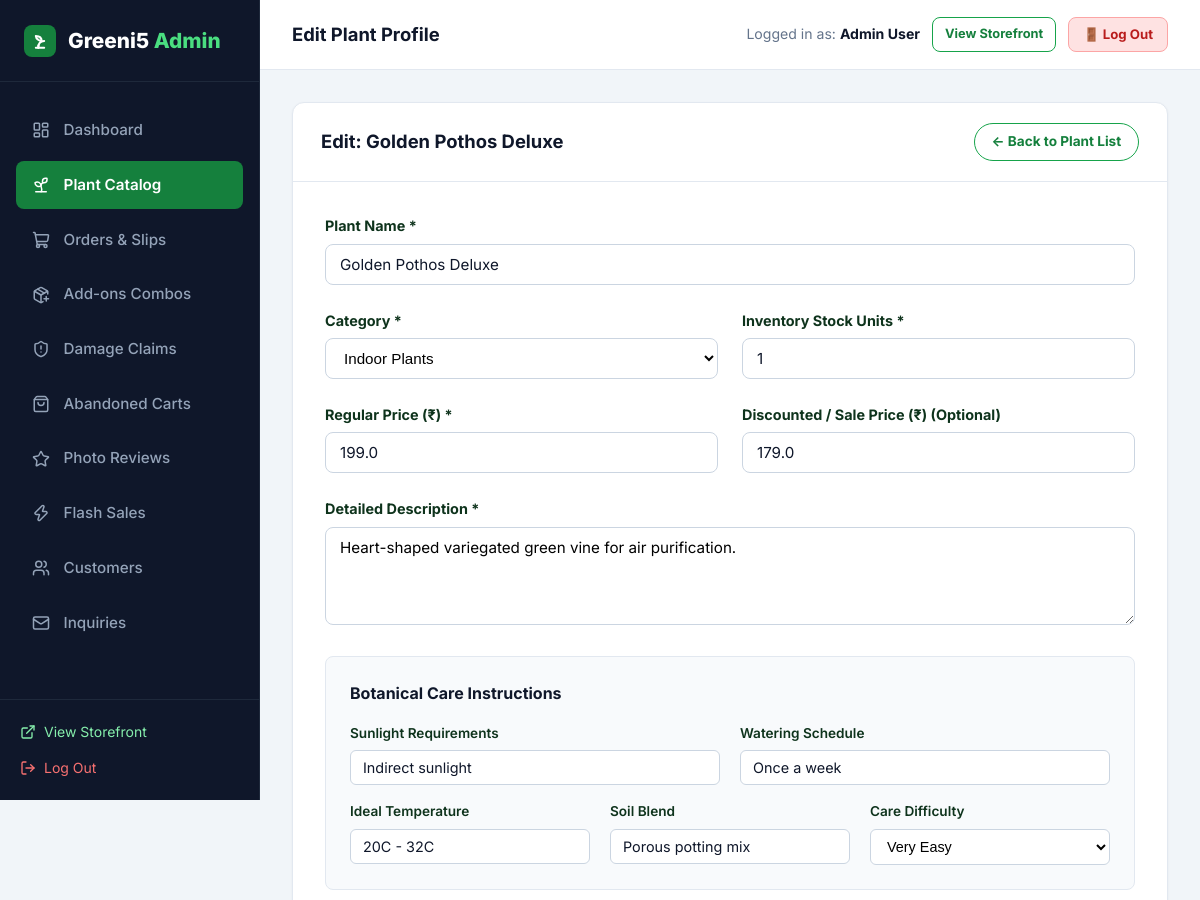
The app's page /admin/plants/edit/24 (signed in, upper part), older data.
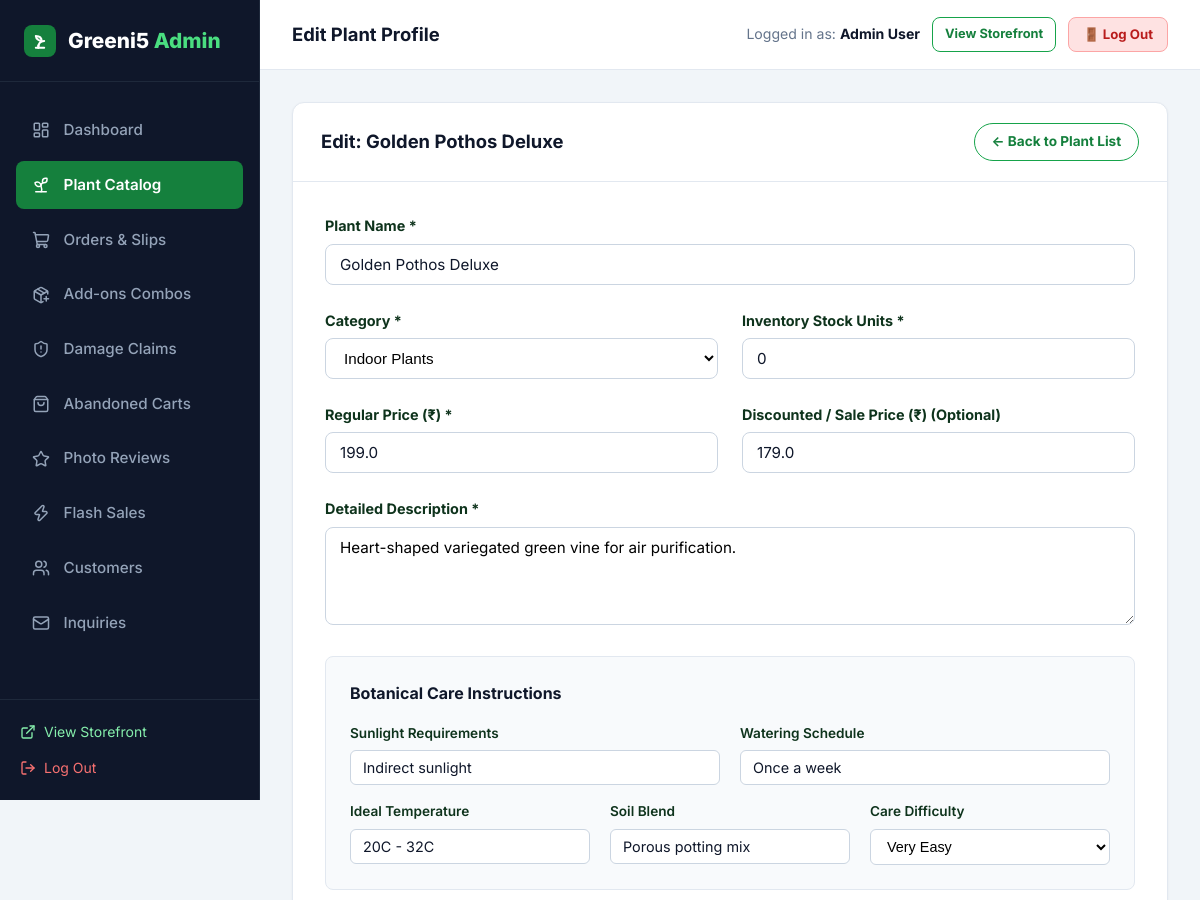
The same page, newer data.
### tables this page shows
CREATE TABLE plants (
    id INTEGER PRIMARY KEY AUTOINCREMENT,
    category_id INTEGER NOT NULL,
    name TEXT NOT NULL,
    slug TEXT NOT NULL UNIQUE,
    price REAL NOT NULL,
    discount_price REAL,
    stock INTEGER NOT NULL DEFAULT 10,
    description TEXT NOT NULL,
    sunlight TEXT,
    watering TEXT,
    temperature TEXT,
    soil TEXT,
    difficulty TEXT DEFAULT 'Easy',
    is_featured INTEGER DEFAULT 0,
    is_bestseller INTEGER DEFAULT 0,
    created_at TIMESTAMP DEFAULT CURRENT_TIMESTAMP,
    FOREIGN KEY (category_id) REFERENCES categories(id) ON DELETE CASCADE
);

### app.py (the view, shortened to what this page needs)
@app.route('/admin/plants/edit/<int:plant_id>', methods=['GET', 'POST'])
@admin_required
def admin_plant_edit(plant_id):
    plant = query_db('SELECT * FROM plants WHERE id = ?', (plant_id,), one=True)
    if not plant:
        abort(404)
    categories = query_db('SELECT * FROM categories ORDER BY name ASC')
    images = query_db('SELECT * FROM plant_images WHERE plant_id = ? ORDER BY is_primary DESC, id ASC', (plant_id,))
    variants = query_db('SELECT * FROM plant_variants WHERE plant_id = ? ORDER BY extra_price ASC', (plant_id,))
    return render_template('admin/plant_form.html', categories=categories, plant=plant, images=images, variants=variants)

### app.py (called while the page is built)
@app.after_request
def add_cache_control_headers(response):
    if response.content_type and 'text/html' in response.content_type:
        response.headers['Cache-Control'] = 'no-cache, no-store, must-revalidate, max-age=0'
        response.headers['Pragma'] = 'no-cache'
        response.headers['Expires'] = '0'
    return response

def admin_required(f):
    @wraps(f)
    def decorated_function(*args, **kwargs):
        if 'user_id' not in session:
            flash('Admin authentication required.', 'warning')
            return redirect(url_for('login', next=request.full_path.rstrip('?')))
        user = query_db('SELECT role FROM users WHERE id = ?', (session['user_id'],), one=True)
        if not user or user['role'] != 'admin':
            flash('Access denied. Administrator privileges required.', 'danger')
            return redirect(url_for('index'))
        return f(*args, **kwargs)
    return decorated_function

### database.py (called while the page is built)
def get_db():
    db = getattr(g, '_database', None)
    if db is None:
        db = g._database = sqlite3.connect(DATABASE)
        db.row_factory = sqlite3.Row
        db.execute('PRAGMA foreign_keys = ON;')
    return db

### templates/admin/plant_form.html (shortened to what the changed rows need)
{% extends "admin/base_admin.html" %}
{% block admin_content %}
<div class="admin-card" style="max-width: 900px; margin: 0 auto;">
  <div class="admin-card-header">
    <h3>{{ 'Edit: ' + plant.name if plant else 'New Botanical Product Details' }}</h3>
    <a href="{{ url_for('admin_plants') }}" class="btn btn-outline btn-sm">← Back to Plant List</a>
  </div>
  <div style="padding: 2rem;">
    <form action="{{ url_for('admin_plant_edit', plant_id=plant.id) if plant else url_for('admin_plant_add') }}" method="POST" enctype="multipart/form-data">
      <div style="margin-bottom: 1.5rem;">
        <label style="display: block; font-weight: 700; font-size: 0.9rem; margin-bottom: 0.4rem;">Plant Name *</label>
        <input type="text" name="name" required value="{{ plant.name if plant else '' }}" placeholder="e.g. Fiddle Leaf Fig (Ficus Lyrata)" style="width: 100%; padding: 10px 14px; border: 1px solid #cbd5e1; border-radius: 8px; font-size: 0.95rem;">
      </div>
      <div style="display: grid; grid-template-columns: 1fr 1fr; gap: 1.5rem; margin-bottom: 1.5rem;">
        <div>
          <label style="display: block; font-weight: 700; font-size: 0.9rem; margin-bottom: 0.4rem;">Inventory Stock Units *</label>
          <input type="number" name="stock" required min="0" value="{{ plant.stock if plant else 15 }}" style="width: 100%; padding: 10px 14px; border: 1px solid #cbd5e1; border-radius: 8px; font-size: 0.95rem;">
        </div>
      </div>
      <div style="display: grid; grid-template-columns: 1fr 1fr; gap: 1.5rem; margin-bottom: 1.5rem;">
        <div>
          <label style="display: block; font-weight: 700; font-size: 0.9rem; margin-bottom: 0.4rem;">Regular Price (₹) *</label>
          <input type="number" step="0.01" name="price" required value="{{ plant.price if plant else '' }}" placeholder="899.00" style="width: 100%; padding: 10px 14px; border: 1px solid #cbd5e1; border-radius: 8px; font-size: 0.95rem;">
        </div>
        <div>
          <label style="display: block; font-weight: 700; font-size: 0.9rem; margin-bottom: 0.4rem;">Discounted / Sale Price (₹) (Optional)</label>
          <input type="number" step="0.01" name="discount_price" value="{{ plant.discount_price if plant and plant.discount_price else '' }}" placeholder="749.00" style="width: 100%; padding: 10px 14px; border: 1px solid #cbd5e1; border-radius: 8px; font-size: 0.95rem;">
        </div>
      </div>
      <div style="margin-bottom: 1.5rem;">
        <label style="display: block; font-weight: 700; font-size: 0.9rem; margin-bottom: 0.4rem;">Detailed Description *</label>
        <textarea name="description" rows="4" required placeholder="Describe appearance, air purifying benefits, origin, aesthetic appeal..." style="width: 100%; padding: 10px 14px; border: 1px solid #cbd5e1; border-radius: 8px; font-size: 0.95rem; font-family: inherit;">{{ plant.description if plant else '' }}</textarea>
      </div>
      <div style="background: #f8fafc; border: 1px solid #e2e8f0; border-radius: 8px; padding: 1.5rem; margin-bottom: 1.5rem;">
        <div style="display: grid; grid-template-columns: 1fr 1fr; gap: 1.25rem; margin-bottom: 1rem;">
          <div>
            <label style="display: block; font-size: 0.85rem; font-weight: 600; margin-bottom: 0.35rem;">Sunlight Requirements</label>
            <input type="text" name="sunlight" value="{{ plant.sunlight if plant else '' }}" placeholder="e.g. Bright indirect sunlight" style="width: 100%; padding: 8px 12px; border: 1px solid #cbd5e1; border-radius: 6px; font-size: 0.9rem;">
          </div>
          <div>
            <label style="display: block; font-size: 0.85rem; font-weight: 600; margin-bottom: 0.35rem;">Watering Schedule</label>
            <input type="text" name="watering" value="{{ plant.watering if plant else '' }}" placeholder="e.g. Once a week when topsoil dries" style="width: 100%; padding: 8px 12px; border: 1px solid #cbd5e1; border-radius: 6px; font-size: 0.9rem;">
          </div>
        </div>
        <div style="display: grid; grid-template-columns: 1fr 1fr 1fr; gap: 1.25rem;">
          <div>
            <label style="display: block; font-size: 0.85rem; font-weight: 600; margin-bottom: 0.35rem;">Ideal Temperature</label>
            <input type="text" name="temperature" value="{{ plant.temperature if plant else '' }}" placeholder="e.g. 18°C - 30°C" style="width: 100%; padding: 8px 12px; border: 1px solid #cbd5e1; border-radius: 6px; font-size: 0.9rem;">
          </div>
          <div>
            <label style="display: block; font-size: 0.85rem; font-weight: 600; margin-bottom: 0.35rem;">Soil Blend</label>
            <input type="text" name="soil" value="{{ plant.soil if plant else '' }}" placeholder="e.g. Well-draining coco-peat mix" style="width: 100%; padding: 8px 12px; border: 1px solid #cbd5e1; border-radius: 6px; font-size: 0.9rem;">
          </div>
        </div>
      </div>
      </div>
  </div>
</div>
{% endblock %}

Row changes from the older to the newer data that the page shows:
changed plants "Edit: Golden Pothos Deluxe": stock "1" → "0"
